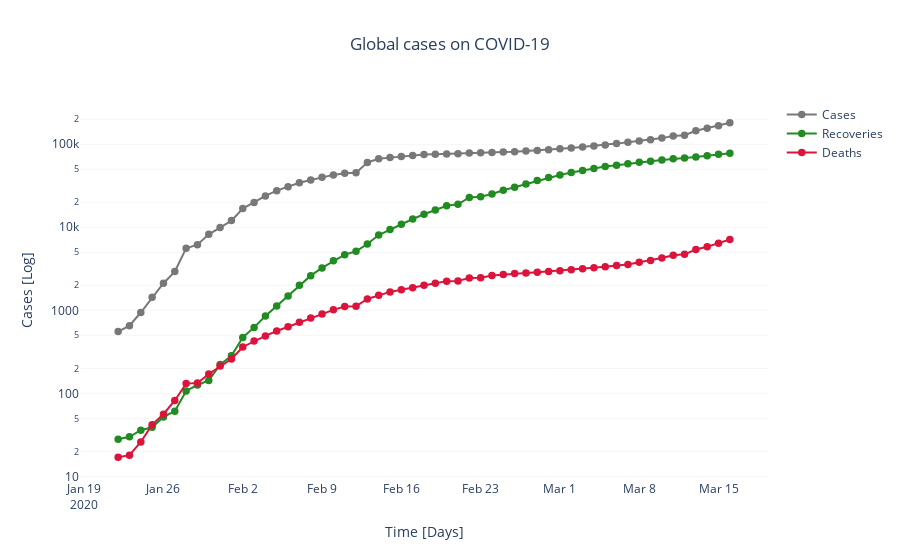

Notebook cell for this chart:
### Code cell
# plot graph
fig = go.Figure()

fig.add_trace(
    go.Scatter(
    mode = 'lines+markers',
    x=ac_series.index, 
    y=ac_series, 
    name='Cases', 
    marker=dict(color='rgb(120,120,120)', 
                line=dict(color='rgb(120,120,120)', width=1.5))
    ))

# Include reconvery from disease
fig.add_trace(
    go.Scatter(
        mode = 'lines+markers',
        x=ac_series.index,
        y=all_recov,
        name='Recoveries',        
        marker=dict(color='forestgreen',
                    line=dict(color='forestgreen', width=1.5))        
    ))

# Include deaths from disease
fig.add_trace(
    go.Scatter(
        mode = 'lines+markers',
        x=ac_series.index,
        y=all_death,
        name='Deaths',        
        marker=dict(color='crimson',
                    line=dict(color='crimson', width=1.5))        
    ))

fig.update_layout(
    title = 'Global cases on COVID-19',
    title_x=0.5,
    xaxis_title = 'Time [Days]',
    yaxis_title = 'Cases [Log]',
    plot_bgcolor='white', yaxis_type="log"
)

# change y axis grid options
fig.update_yaxes(
    showgrid=True, gridwidth=.3, gridcolor='gainsboro'
    # zeroline=True, zerolinewidth=.3, zerolinecolor=axis_color
)

fig.show()
